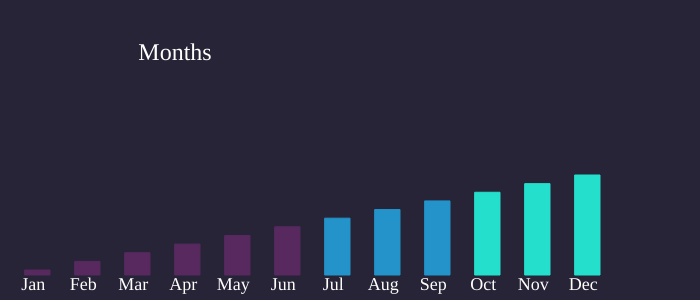
Frame 1 (no input)
Frame 60 (no input): identical to frame 1, image omitted
Frame 120 (the mouse pressed at the canvas centre since frame 60): identical to frame 1, image omitted

The p5.js sketch that drew this single still picture (run headless with seeded random() and noise() and a simulated clock; from frame 60 on, the mouse is pressed at the canvas centre):

// p5.js sketch
// ── sketch.js
// data about Currency Rates
let widthOffset = 25; // distance between boxes
let margin = 25; // margin from the edges of the canvas
let monthNames = ["Jan", "Feb", "Mar", "Apr", "May", "Jun", "Jul", "Aug", "Sep", "Oct", "Nov", "Dec"];

function setup() {
  createCanvas(700, 300);
  background("#262436");
  showMonths();
}

function showMonths() {
  let xPos = margin; // Starting x position
  let yPos = height - margin; // Starting y position

  for (let i = 0; i < monthNames.length; i++) {
    let monthName = monthNames[i];
    let monthIndex = i % 12; // Get month index cyclically
    let rateSize = map(monthIndex, 0, 11, 5, 100); // Adjust size based on month

    // Assign colors based on month
    let colorValue = getColorForMonth(monthIndex);

    // Draw rectangle
    stroke(colorValue);
    fill(colorValue);
    rect(xPos, yPos - rateSize, widthOffset, rateSize); // Adjusted size

    // Display month name
    fill(255);
    noStroke();
    textFont('verdana');
    textSize(18);
    textAlign(CENTER);
    text(monthName, xPos + widthOffset / 3, yPos + 15);

    // Move x position for the next rectangle
    xPos += widthOffset + margin;
  }

  // Draw title
  fill(255);
  noStroke();
  textSize(24);
  textAlign(CENTER);
  text("Months", width / 4, 60);
}

function getColorForMonth(monthIndex) {
  // Example color assignment logic, modify as needed
  if (monthIndex < 6) {
    return "#57295F"; 
  } else if (monthIndex < 9) {
    return "#2393C9"; 
  } 
  else {
    return "#25DFCD"; 
  }
}

function draw() {
  // No need for looping here
}
